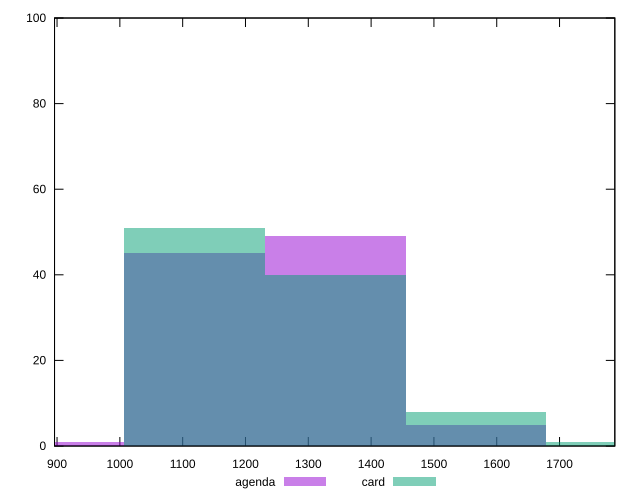

Write gnuplot code to recreate this figure.
reset

$agenda <<EOF
1566.9750828232031 5
1119.2679163022879 45
1343.1214995627456 49
895.4143330418303 1
EOF

$card <<EOF
1343.1214995627456 40
1566.9750828232031 8
1119.2679163022879 51
1790.8286660836607 1
EOF

set key outside below
set boxwidth 223.85358326045758
set xrange [896:1788]
set yrange [0:100]
set trange [0:100]
set style fill transparent solid 0.5 noborder
set terminal svg size 640, 500 enhanced background rgb 'white'
set output "reports/report_00028_2021-02-24T12-49-42.674Z/uses-rel-preload/comparison/histogram/1_vs_2.svg"

plot $agenda title "agenda" with boxes, \
     $card title "card" with boxes

reset
